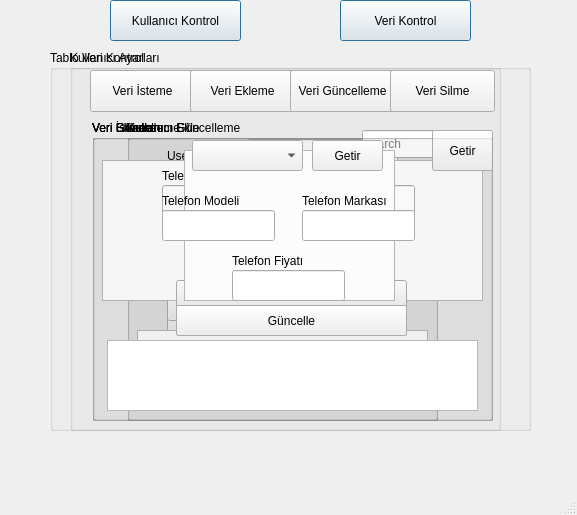
<?xml version="1.0" encoding="UTF-8"?>
<ui version="4.0">
 <class>MainWindow</class>
 <widget class="QMainWindow" name="MainWindow">
  <property name="geometry">
   <rect>
    <x>0</x>
    <y>0</y>
    <width>577</width>
    <height>515</height>
   </rect>
  </property>
  <property name="windowTitle">
   <string>Veritabanı Kontrol </string>
  </property>
  <widget class="QWidget" name="centralwidget">
   <widget class="QGroupBox" name="groupBox">
    <property name="geometry">
     <rect>
      <x>70</x>
      <y>50</y>
      <width>431</width>
      <height>381</height>
     </rect>
    </property>
    <property name="title">
     <string>Kullanıcı Ayarları</string>
    </property>
    <widget class="QPushButton" name="pushButton">
     <property name="geometry">
      <rect>
       <x>60</x>
       <y>20</y>
       <width>105</width>
       <height>42</height>
      </rect>
     </property>
     <property name="text">
      <string>Kullanıcı Ekle</string>
     </property>
    </widget>
    <widget class="QPushButton" name="pushButton_2">
     <property name="geometry">
      <rect>
       <x>160</x>
       <y>20</y>
       <width>105</width>
       <height>42</height>
      </rect>
     </property>
     <property name="text">
      <string>Kullanıcı Güncelle</string>
     </property>
    </widget>
    <widget class="QPushButton" name="pushButton_3">
     <property name="geometry">
      <rect>
       <x>260</x>
       <y>20</y>
       <width>105</width>
       <height>42</height>
      </rect>
     </property>
     <property name="text">
      <string>Kullanıcı Sil</string>
     </property>
    </widget>
    <widget class="QGroupBox" name="groupBox_4">
     <property name="geometry">
      <rect>
       <x>57</x>
       <y>70</y>
       <width>311</width>
       <height>301</height>
      </rect>
     </property>
     <property name="title">
      <string>Kullanıcı Sil</string>
     </property>
     <widget class="QTextBrowser" name="textBrowser_3">
      <property name="geometry">
       <rect>
        <x>10</x>
        <y>210</y>
        <width>291</width>
        <height>71</height>
       </rect>
      </property>
     </widget>
     <widget class="QPushButton" name="pushButton_6">
      <property name="geometry">
       <rect>
        <x>40</x>
        <y>170</y>
        <width>231</width>
        <height>31</height>
       </rect>
      </property>
      <property name="text">
       <string>Sil</string>
      </property>
     </widget>
     <widget class="QListWidget" name="listWidget">
      <property name="geometry">
       <rect>
        <x>80</x>
        <y>20</y>
        <width>151</width>
        <height>141</height>
       </rect>
      </property>
     </widget>
    </widget>
    <widget class="QGroupBox" name="groupBox_3">
     <property name="geometry">
      <rect>
       <x>57</x>
       <y>70</y>
       <width>311</width>
       <height>301</height>
      </rect>
     </property>
     <property name="title">
      <string>Kullanıcı Güncelleme</string>
     </property>
     <widget class="QTextBrowser" name="textBrowser_2">
      <property name="geometry">
       <rect>
        <x>10</x>
        <y>220</y>
        <width>291</width>
        <height>71</height>
       </rect>
      </property>
     </widget>
     <widget class="QLabel" name="label_4">
      <property name="geometry">
       <rect>
        <x>40</x>
        <y>60</y>
        <width>81</width>
        <height>32</height>
       </rect>
      </property>
      <property name="text">
       <string>Username :</string>
      </property>
     </widget>
     <widget class="QLineEdit" name="lineEdit_3">
      <property name="geometry">
       <rect>
        <x>120</x>
        <y>100</y>
        <width>151</width>
        <height>32</height>
       </rect>
      </property>
     </widget>
     <widget class="QLabel" name="label_5">
      <property name="geometry">
       <rect>
        <x>40</x>
        <y>100</y>
        <width>81</width>
        <height>32</height>
       </rect>
      </property>
      <property name="text">
       <string>Password :</string>
      </property>
     </widget>
     <widget class="QLineEdit" name="lineEdit_4">
      <property name="geometry">
       <rect>
        <x>120</x>
        <y>60</y>
        <width>151</width>
        <height>32</height>
       </rect>
      </property>
     </widget>
     <widget class="QComboBox" name="comboBox_2">
      <property name="geometry">
       <rect>
        <x>120</x>
        <y>141</y>
        <width>151</width>
        <height>32</height>
       </rect>
      </property>
      <item>
       <property name="text">
        <string>Admin</string>
       </property>
      </item>
      <item>
       <property name="text">
        <string>Role</string>
       </property>
      </item>
     </widget>
     <widget class="QPushButton" name="pushButton_5">
      <property name="geometry">
       <rect>
        <x>40</x>
        <y>181</y>
        <width>231</width>
        <height>31</height>
       </rect>
      </property>
      <property name="text">
       <string>Güncelle</string>
      </property>
     </widget>
     <widget class="QLabel" name="label_6">
      <property name="geometry">
       <rect>
        <x>40</x>
        <y>141</y>
        <width>81</width>
        <height>32</height>
       </rect>
      </property>
      <property name="text">
       <string>Role          :</string>
      </property>
     </widget>
     <widget class="QPushButton" name="pushButton_19">
      <property name="geometry">
       <rect>
        <x>180</x>
        <y>25</y>
        <width>75</width>
        <height>23</height>
       </rect>
      </property>
      <property name="text">
       <string>Getir</string>
      </property>
     </widget>
     <widget class="QComboBox" name="comboBox_4">
      <property name="geometry">
       <rect>
        <x>88</x>
        <y>25</y>
        <width>81</width>
        <height>22</height>
       </rect>
      </property>
     </widget>
    </widget>
    <widget class="QGroupBox" name="groupBox_2">
     <property name="geometry">
      <rect>
       <x>57</x>
       <y>70</y>
       <width>311</width>
       <height>301</height>
      </rect>
     </property>
     <property name="title">
      <string>Kullanıcı Ekle</string>
     </property>
     <widget class="QTextBrowser" name="textBrowser">
      <property name="geometry">
       <rect>
        <x>10</x>
        <y>210</y>
        <width>291</width>
        <height>71</height>
       </rect>
      </property>
     </widget>
     <widget class="QLabel" name="label">
      <property name="geometry">
       <rect>
        <x>40</x>
        <y>20</y>
        <width>81</width>
        <height>32</height>
       </rect>
      </property>
      <property name="text">
       <string>Username :</string>
      </property>
     </widget>
     <widget class="QLineEdit" name="lineEdit_2">
      <property name="geometry">
       <rect>
        <x>120</x>
        <y>70</y>
        <width>151</width>
        <height>32</height>
       </rect>
      </property>
     </widget>
     <widget class="QLabel" name="label_2">
      <property name="geometry">
       <rect>
        <x>40</x>
        <y>70</y>
        <width>81</width>
        <height>32</height>
       </rect>
      </property>
      <property name="text">
       <string>Password :</string>
      </property>
     </widget>
     <widget class="QLineEdit" name="lineEdit">
      <property name="geometry">
       <rect>
        <x>120</x>
        <y>19</y>
        <width>151</width>
        <height>32</height>
       </rect>
      </property>
     </widget>
     <widget class="QComboBox" name="comboBox">
      <property name="geometry">
       <rect>
        <x>120</x>
        <y>120</y>
        <width>151</width>
        <height>32</height>
       </rect>
      </property>
      <item>
       <property name="text">
        <string>Admin</string>
       </property>
      </item>
      <item>
       <property name="text">
        <string>User</string>
       </property>
      </item>
     </widget>
     <widget class="QPushButton" name="pushButton_4">
      <property name="geometry">
       <rect>
        <x>40</x>
        <y>170</y>
        <width>231</width>
        <height>31</height>
       </rect>
      </property>
      <property name="text">
       <string>Ekle</string>
      </property>
     </widget>
     <widget class="QLabel" name="label_3">
      <property name="geometry">
       <rect>
        <x>40</x>
        <y>120</y>
        <width>81</width>
        <height>32</height>
       </rect>
      </property>
      <property name="text">
       <string>Role          :</string>
      </property>
     </widget>
    </widget>
   </widget>
   <widget class="QGroupBox" name="groupBox_5">
    <property name="geometry">
     <rect>
      <x>50</x>
      <y>50</y>
      <width>481</width>
      <height>381</height>
     </rect>
    </property>
    <property name="title">
     <string>Tablo Veri Kontrol</string>
    </property>
    <widget class="QPushButton" name="pushButton_7">
     <property name="geometry">
      <rect>
       <x>40</x>
       <y>20</y>
       <width>105</width>
       <height>42</height>
      </rect>
     </property>
     <property name="text">
      <string>Veri İsteme</string>
     </property>
    </widget>
    <widget class="QPushButton" name="pushButton_8">
     <property name="geometry">
      <rect>
       <x>140</x>
       <y>20</y>
       <width>105</width>
       <height>42</height>
      </rect>
     </property>
     <property name="text">
      <string>Veri Ekleme</string>
     </property>
    </widget>
    <widget class="QPushButton" name="pushButton_9">
     <property name="geometry">
      <rect>
       <x>240</x>
       <y>20</y>
       <width>105</width>
       <height>42</height>
      </rect>
     </property>
     <property name="text">
      <string>Veri Güncelleme</string>
     </property>
    </widget>
    <widget class="QPushButton" name="pushButton_13">
     <property name="geometry">
      <rect>
       <x>340</x>
       <y>20</y>
       <width>105</width>
       <height>42</height>
      </rect>
     </property>
     <property name="text">
      <string>Veri Silme</string>
     </property>
    </widget>
    <widget class="QGroupBox" name="groupBox_8">
     <property name="geometry">
      <rect>
       <x>42</x>
       <y>70</y>
       <width>401</width>
       <height>301</height>
      </rect>
     </property>
     <property name="title">
      <string>Veri İsteme</string>
     </property>
     <widget class="QTextBrowser" name="textBrowser_6">
      <property name="geometry">
       <rect>
        <x>15</x>
        <y>220</y>
        <width>371</width>
        <height>71</height>
       </rect>
      </property>
     </widget>
     <widget class="QTableWidget" name="tableWidget">
      <property name="geometry">
       <rect>
        <x>10</x>
        <y>40</y>
        <width>381</width>
        <height>141</height>
       </rect>
      </property>
     </widget>
     <widget class="QPushButton" name="pushButton_12">
      <property name="geometry">
       <rect>
        <x>84</x>
        <y>185</y>
        <width>231</width>
        <height>31</height>
       </rect>
      </property>
      <property name="text">
       <string>Görüntüle</string>
      </property>
     </widget>
     <widget class="QLineEdit" name="lineEdit_5">
      <property name="geometry">
       <rect>
        <x>270</x>
        <y>10</y>
        <width>120</width>
        <height>28</height>
       </rect>
      </property>
      <property name="placeholderText">
       <string>search</string>
      </property>
     </widget>
    </widget>
    <widget class="QGroupBox" name="groupBox_12">
     <property name="geometry">
      <rect>
       <x>42</x>
       <y>70</y>
       <width>401</width>
       <height>301</height>
      </rect>
     </property>
     <property name="title">
      <string>Veri Ekleme</string>
     </property>
     <widget class="QTextBrowser" name="textBrowser_10">
      <property name="geometry">
       <rect>
        <x>15</x>
        <y>220</y>
        <width>371</width>
        <height>71</height>
       </rect>
      </property>
     </widget>
     <widget class="QPushButton" name="pushButton_20">
      <property name="geometry">
       <rect>
        <x>84</x>
        <y>160</y>
        <width>231</width>
        <height>31</height>
       </rect>
      </property>
      <property name="text">
       <string>Ekle</string>
      </property>
     </widget>
     <widget class="QLineEdit" name="lineEdit_12">
      <property name="geometry">
       <rect>
        <x>70</x>
        <y>65</y>
        <width>113</width>
        <height>31</height>
       </rect>
      </property>
     </widget>
     <widget class="QLineEdit" name="lineEdit_13">
      <property name="geometry">
       <rect>
        <x>210</x>
        <y>65</y>
        <width>113</width>
        <height>31</height>
       </rect>
      </property>
     </widget>
     <widget class="QLineEdit" name="lineEdit_14">
      <property name="geometry">
       <rect>
        <x>140</x>
        <y>125</y>
        <width>113</width>
        <height>31</height>
       </rect>
      </property>
     </widget>
     <widget class="QLabel" name="label_13">
      <property name="geometry">
       <rect>
        <x>70</x>
        <y>45</y>
        <width>111</width>
        <height>21</height>
       </rect>
      </property>
      <property name="text">
       <string>Telefon Modeli</string>
      </property>
     </widget>
     <widget class="QLabel" name="label_14">
      <property name="geometry">
       <rect>
        <x>210</x>
        <y>45</y>
        <width>111</width>
        <height>21</height>
       </rect>
      </property>
      <property name="text">
       <string>Telefon Markası</string>
      </property>
     </widget>
     <widget class="QLabel" name="label_15">
      <property name="geometry">
       <rect>
        <x>140</x>
        <y>105</y>
        <width>111</width>
        <height>21</height>
       </rect>
      </property>
      <property name="text">
       <string>Telefon Fiyatı</string>
      </property>
     </widget>
    </widget>
    <widget class="QGroupBox" name="groupBox_11">
     <property name="geometry">
      <rect>
       <x>42</x>
       <y>70</y>
       <width>401</width>
       <height>301</height>
      </rect>
     </property>
     <property name="title">
      <string>Veri Silme</string>
     </property>
     <widget class="QTextBrowser" name="textBrowser_9">
      <property name="geometry">
       <rect>
        <x>15</x>
        <y>220</y>
        <width>371</width>
        <height>71</height>
       </rect>
      </property>
     </widget>
     <widget class="QPushButton" name="pushButton_16">
      <property name="geometry">
       <rect>
        <x>84</x>
        <y>185</y>
        <width>231</width>
        <height>31</height>
       </rect>
      </property>
      <property name="text">
       <string>Güncelle</string>
      </property>
     </widget>
     <widget class="QListWidget" name="listWidget_2">
      <property name="geometry">
       <rect>
        <x>92</x>
        <y>30</y>
        <width>211</width>
        <height>151</height>
       </rect>
      </property>
     </widget>
     <widget class="QPushButton" name="pushButton_11">
      <property name="geometry">
       <rect>
        <x>340</x>
        <y>10</y>
        <width>61</width>
        <height>41</height>
       </rect>
      </property>
      <property name="text">
       <string>Getir</string>
      </property>
     </widget>
    </widget>
    <widget class="QGroupBox" name="groupBox_10">
     <property name="geometry">
      <rect>
       <x>42</x>
       <y>70</y>
       <width>401</width>
       <height>301</height>
      </rect>
     </property>
     <property name="title">
      <string>Veri Güncelleme</string>
     </property>
     <widget class="QTextBrowser" name="textBrowser_8">
      <property name="geometry">
       <rect>
        <x>15</x>
        <y>220</y>
        <width>371</width>
        <height>71</height>
       </rect>
      </property>
     </widget>
     <widget class="QPushButton" name="pushButton_15">
      <property name="geometry">
       <rect>
        <x>84</x>
        <y>185</y>
        <width>231</width>
        <height>31</height>
       </rect>
      </property>
      <property name="text">
       <string>Güncelle</string>
      </property>
     </widget>
     <widget class="QLineEdit" name="lineEdit_9">
      <property name="geometry">
       <rect>
        <x>70</x>
        <y>90</y>
        <width>113</width>
        <height>31</height>
       </rect>
      </property>
     </widget>
     <widget class="QLineEdit" name="lineEdit_10">
      <property name="geometry">
       <rect>
        <x>210</x>
        <y>90</y>
        <width>113</width>
        <height>31</height>
       </rect>
      </property>
     </widget>
     <widget class="QLineEdit" name="lineEdit_11">
      <property name="geometry">
       <rect>
        <x>140</x>
        <y>150</y>
        <width>113</width>
        <height>31</height>
       </rect>
      </property>
     </widget>
     <widget class="QLabel" name="label_10">
      <property name="geometry">
       <rect>
        <x>70</x>
        <y>70</y>
        <width>111</width>
        <height>21</height>
       </rect>
      </property>
      <property name="text">
       <string>Telefon Modeli</string>
      </property>
     </widget>
     <widget class="QLabel" name="label_11">
      <property name="geometry">
       <rect>
        <x>210</x>
        <y>70</y>
        <width>111</width>
        <height>21</height>
       </rect>
      </property>
      <property name="text">
       <string>Telefon Markası</string>
      </property>
     </widget>
     <widget class="QLabel" name="label_12">
      <property name="geometry">
       <rect>
        <x>140</x>
        <y>130</y>
        <width>111</width>
        <height>21</height>
       </rect>
      </property>
      <property name="text">
       <string>Telefon Fiyatı</string>
      </property>
     </widget>
     <widget class="QPushButton" name="pushButton_10">
      <property name="geometry">
       <rect>
        <x>220</x>
        <y>20</y>
        <width>71</width>
        <height>31</height>
       </rect>
      </property>
      <property name="text">
       <string>Getir</string>
      </property>
     </widget>
     <widget class="QComboBox" name="comboBox_3">
      <property name="geometry">
       <rect>
        <x>100</x>
        <y>20</y>
        <width>111</width>
        <height>31</height>
       </rect>
      </property>
     </widget>
    </widget>
   </widget>
   <widget class="QPushButton" name="pushButton_17">
    <property name="geometry">
     <rect>
      <x>110</x>
      <y>0</y>
      <width>131</width>
      <height>41</height>
     </rect>
    </property>
    <property name="font">
     <font>
      <weight>50</weight>
      <italic>false</italic>
      <bold>false</bold>
      <underline>false</underline>
      <strikeout>false</strikeout>
      <stylestrategy>PreferDefault</stylestrategy>
     </font>
    </property>
    <property name="focusPolicy">
     <enum>Qt::StrongFocus</enum>
    </property>
    <property name="layoutDirection">
     <enum>Qt::LeftToRight</enum>
    </property>
    <property name="text">
     <string>Kullanıcı Kontrol</string>
    </property>
    <property name="default">
     <bool>true</bool>
    </property>
   </widget>
   <widget class="QPushButton" name="pushButton_18">
    <property name="geometry">
     <rect>
      <x>340</x>
      <y>0</y>
      <width>131</width>
      <height>41</height>
     </rect>
    </property>
    <property name="font">
     <font>
      <weight>50</weight>
      <italic>false</italic>
      <bold>false</bold>
      <underline>false</underline>
      <strikeout>false</strikeout>
      <stylestrategy>PreferDefault</stylestrategy>
     </font>
    </property>
    <property name="focusPolicy">
     <enum>Qt::StrongFocus</enum>
    </property>
    <property name="layoutDirection">
     <enum>Qt::LeftToRight</enum>
    </property>
    <property name="text">
     <string>Veri Kontrol</string>
    </property>
    <property name="autoDefault">
     <bool>false</bool>
    </property>
    <property name="default">
     <bool>true</bool>
    </property>
    <property name="flat">
     <bool>false</bool>
    </property>
   </widget>
  </widget>
  <widget class="QMenuBar" name="menubar">
   <property name="geometry">
    <rect>
     <x>0</x>
     <y>0</y>
     <width>577</width>
     <height>21</height>
    </rect>
   </property>
  </widget>
  <widget class="QStatusBar" name="statusbar"/>
 </widget>
 <resources/>
 <connections/>
</ui>
